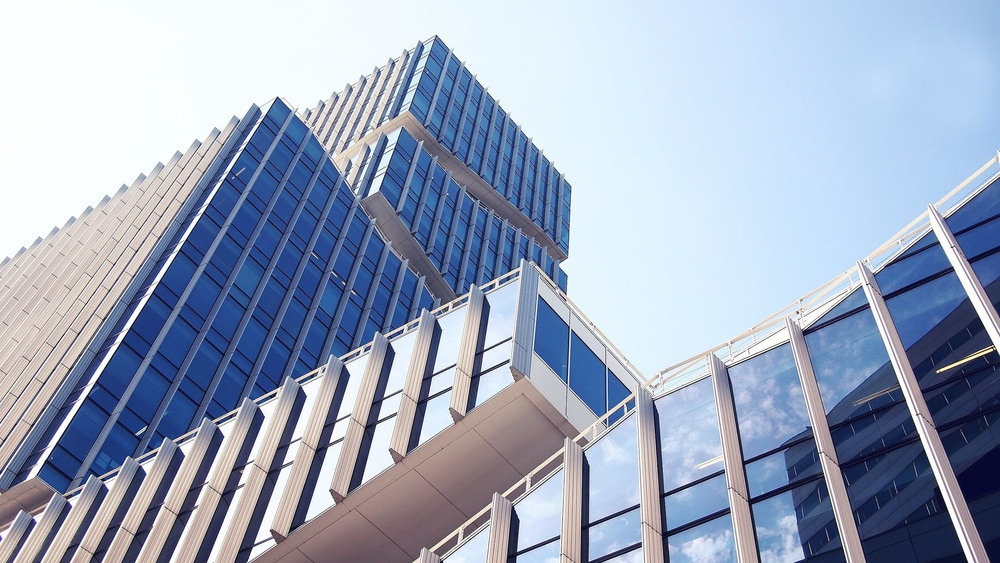
#> input picture Salman's Notes/data/images/building.jpeg, 1000 x 563 px, shrunk from 2520 x 1420 before the run
$ jupyter execute '04 - Corner Detection.ipynb'
#> lines starting #> are read from the running program, lines starting #| are printed output that depends on the picture
# **Cornor Detection**

[cell 1]
import numpy as np
import matplotlib.pyplot as plt
import cv2

**Corner detection** is a  technique in computer vision used to identify and locate key points (corners)in an image. Corners are distinctive features that can be used for various applications such as image stitching, object recognition, and tracking.

One popular method for corner detection is the Harris Corner Detection algorithm. The steps of such an algorithm are briefly described below:

1. Gradient Calculation
    - Compute the gradient along the horizontal and vertical axes
    - Map the computed gradients onto a gradient space, where the x-axis and y-axis represent the graidents along the x-axis and the y-axis of the image, respectively.
2. Ellipses Fitting and Harris Matrix
    - An ellipse drawn to fit the points. The major axis of the ellipse is labelled as while the minor axis is labelled as lambda2
    - A matrix M is constructued using the local graidents. This matrix is used to compute lambda1 and lambda2
3. Harris Response (R)
    - The Harris response is calculated based on the eigenvalues.
    - The higher the Harris response the more likely a given pixel is a corner value. The lower the Harris response the less likely the given pixel is a corner value.

---

In OpenCV, you can use the Harris Corner detection using the `cv2.cornerHarris()` function

`cv2.cornerHarris(src, blockSize, ksize, k)`
- src: The input image (Must be a single channel of type float)
- blockSize: Size of the neighborhood considered for corner detection. It is the size of the window over which the gradients and eigenvalues are calculated. Typically, it is set to an odd number like 3, 5, etc
- ksize: It represents the size of the Sobel kernel used to compute the image gradients. It is usually set to 3
- k: Harris detector free parameter. It is an empirical constant in the Harris response calculation. Typical values are in the range of 0.04 to 0.06
> A higher value of k results in less corners being detected

[cell 2]
img_BGR = cv2.imread('data/images/building.jpeg')
#> img_BGR is the input picture: shape (563, 1000, 3); mean B, G, R 190.5, 168.5, 156.9
img_RGB = cv2.cvtColor(img_BGR, cv2.COLOR_BGR2RGB)
img_GRAY = cv2.cvtColor(img_RGB, cv2.COLOR_RGB2GRAY)
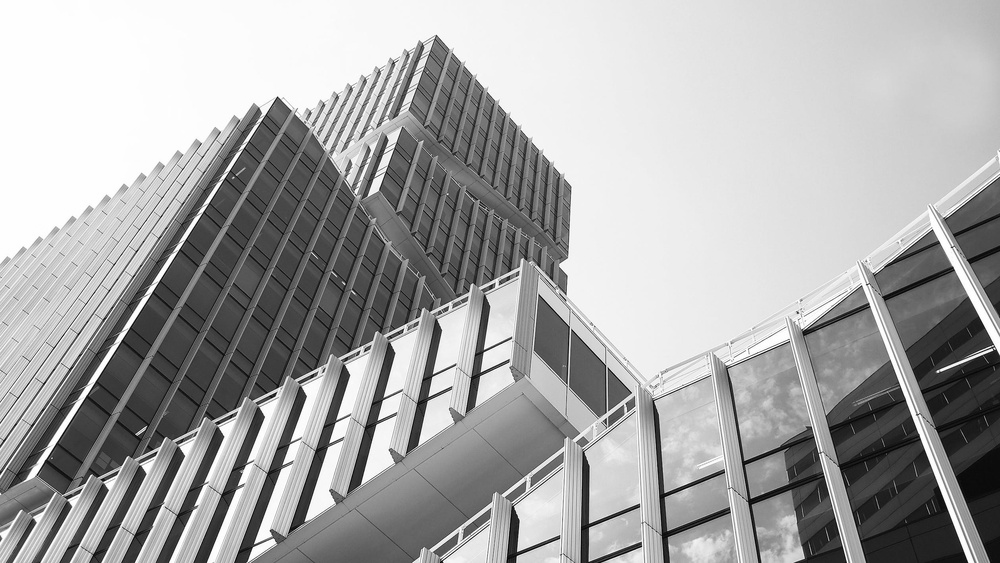
#> img_GRAY: shape (563, 1000); min 1, max 255, mean 167.6

[cell 3]
distances = cv2.cornerHarris(img_GRAY.astype(np.float32), blockSize = 7, ksize = 3, k = 0.04)
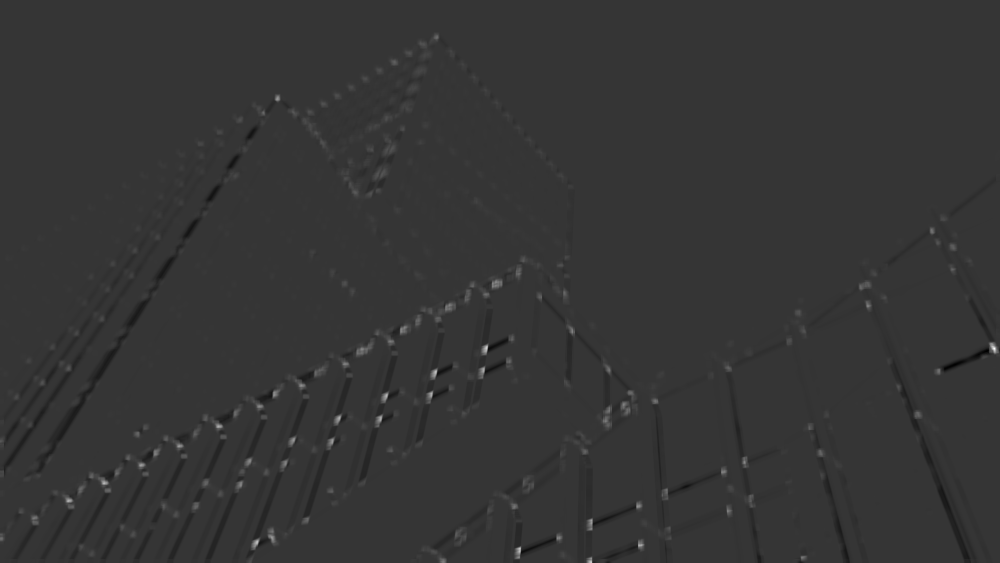
#> distances: shape (563, 1000) float32; min -14103460, max 53259308, mean -7430; drawn with min black and max white

The `cv2.cornerHarris()` function returns a response map, which is an image representing the Harris corner response at each pixel. This response map is a grayscale image where each pixel value corresponds to the strength of the corner response at that location

[cell 4]
distances = cv2.dilate(distances, None)

After Harris Corner Detection, the corner response map (distances) contains pixel values representing the strength of the corner response at each location.
Dilation helps to expand and strengthen the regions where corners are detected. It effectively increases the size of the corner regions in the map

[cell 5]
img_RGB[distances > 0.01 * distances.max()] = [255, 0, 0]
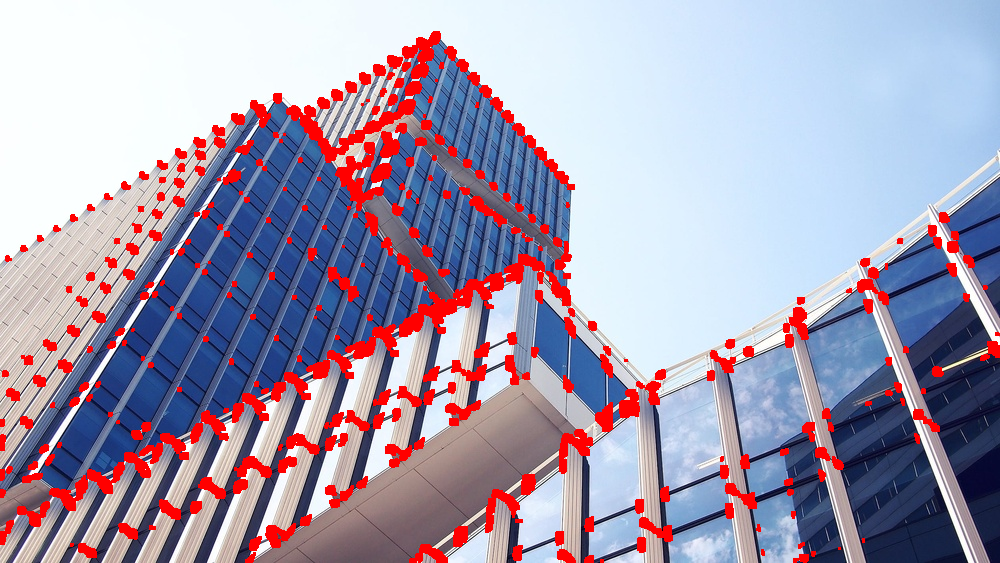
#> img_RGB: shape (563, 1000, 3); mean R, G, B 166.2, 156.5, 177

$ run again, with Salman's Notes/data/images/butterfly.jpg copied over Salman's Notes/data/images/building.jpeg
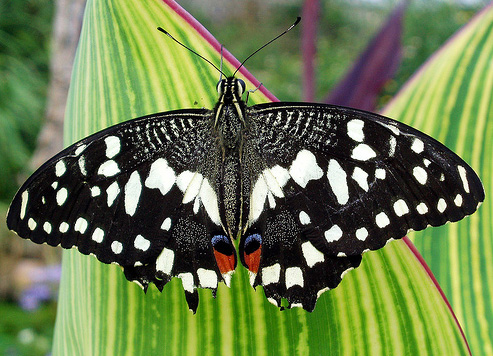
#> input picture Salman's Notes/data/images/butterfly.jpg, 493 x 356 px
#> img_BGR is the input picture: shape (356, 493, 3); mean B, G, R 76.9, 123.5, 106.9
#> `distances = cv2.cornerHarris(img_GRAY.astype(np.float32), blockSize = ..`:
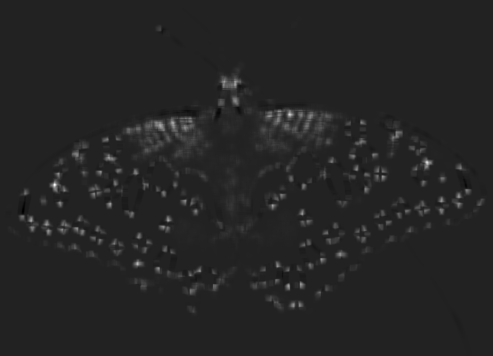
#> distances: shape (356, 493) float32; min -20468860, max 131311056, mean 1654280.6; drawn with min black and max white
#> `img_RGB[distances > 0.01 * distances.max()] = [255, 0, 0]`:
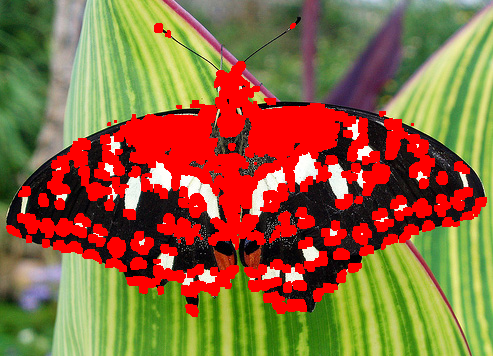
#> img_RGB: shape (356, 493, 3); mean R, G, B 142.6, 103.6, 59.7

$ run again, with Salman's Notes/data/images/dog-face.jpg copied over Salman's Notes/data/images/building.jpeg
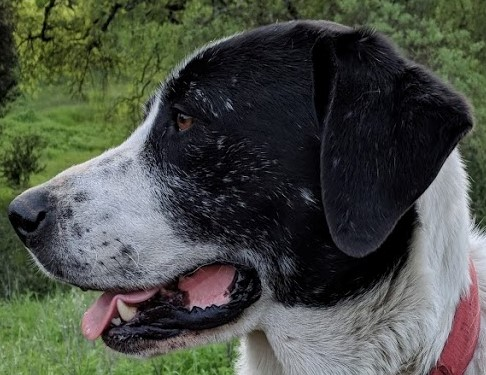
#> input picture Salman's Notes/data/images/dog-face.jpg, 486 x 375 px
#> img_BGR is the input picture: shape (375, 486, 3); mean B, G, R 70, 78.7, 74.2
#> `distances = cv2.cornerHarris(img_GRAY.astype(np.float32), blockSize = ..`:
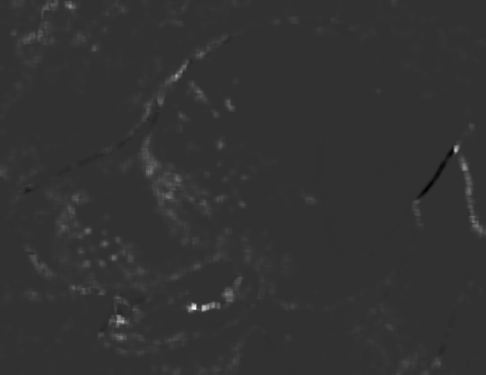
#> distances: shape (375, 486) float32; min -1615467.8, max 6783238.5, mean 68429.9; drawn with min black and max white
#> `img_RGB[distances > 0.01 * distances.max()] = [255, 0, 0]`:
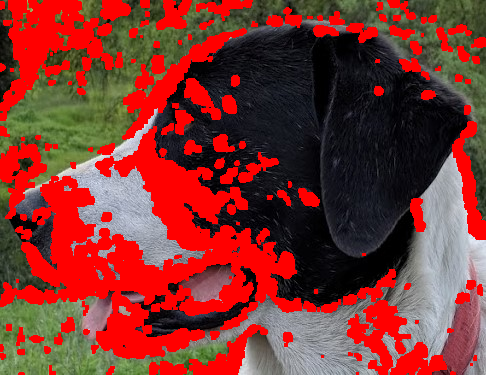
#> img_RGB: shape (375, 486, 3); mean R, G, B 127.5, 52.7, 46.6
